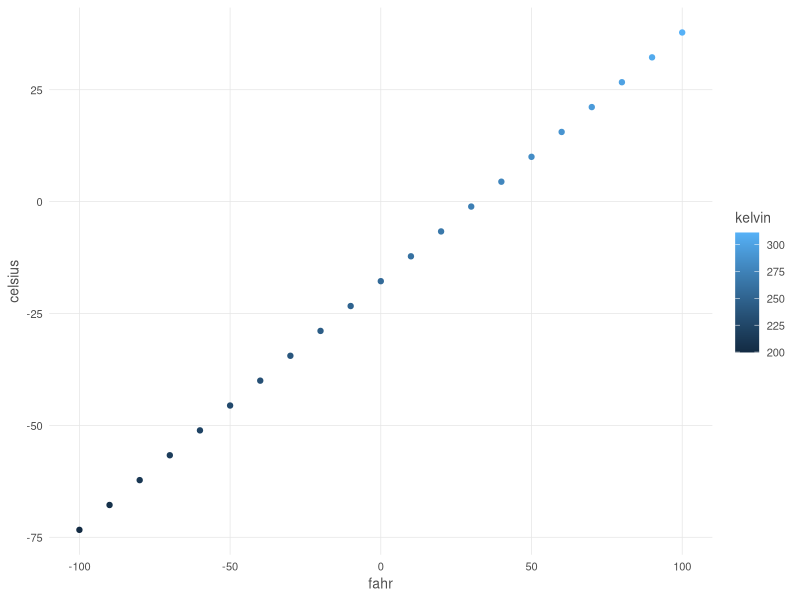

This figure's R source:
# starting with air temps
airtemps <- c(212, 30.3, 78, 32)

# calculating temps in celsius
celsius1 <- (airtemps[1] - 32) * 5/9
celsius2 <- (airtemps[2] - 32) * 5/9
celsius3 <- (airtemps[3] - 32) * 5/9

# create a function instead
fahr_to_celsius <- function(fahr){
  celsius = (fahr - 32) * 5/9
  return(celsius)
}

fahr_to_celsius(airtemps)


convert_temps <- function(fahr) {
  celsius <- (fahr - 32) * 5/9
  kelvin <- celsius + 273.15
  return(list(fahr = fahr, celsius = celsius, kelvin = kelvin))
}

# making custom theme for ggplot
temps_df <- data.frame(convert_temps(seq(-100,100,10)))

custom_theme <- function(base_size = 9) {
  ggplot2::theme(
    text             = ggplot2::element_text(family = 'Helvetica', 
                                             color = 'gray30', 
                                             size = base_size),
    plot.title       = ggplot2::element_text(size = ggplot2::rel(1.25), 
                                             hjust = 0.5, 
                                             face = 'bold'),
    panel.background = ggplot2::element_blank(),
    panel.border     = ggplot2::element_blank(),
    panel.grid.minor = ggplot2::element_blank(),
    panel.grid.major = ggplot2::element_line(colour = 'grey90', 
                                             linewidth = 0.25),
    legend.position  = 'right',
    legend.key       = ggplot2::element_rect(colour = NA, 
                                             fill = NA),
    axis.ticks       = ggplot2::element_blank(),
    axis.line        = ggplot2::element_blank()
  )
}

library(ggplot2)

ggplot(temps_df, mapping = aes(x = fahr, y = celsius, color = kelvin)) +
  geom_point() +
  custom_theme(10)
